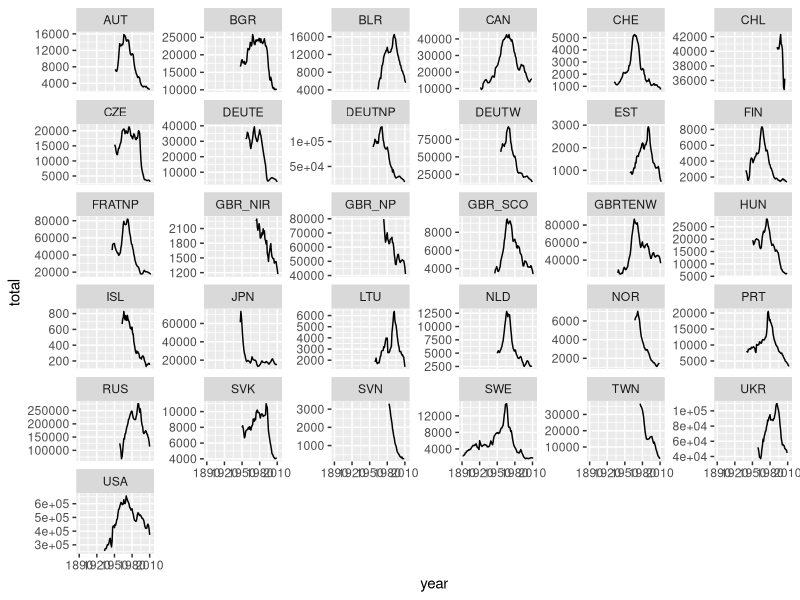
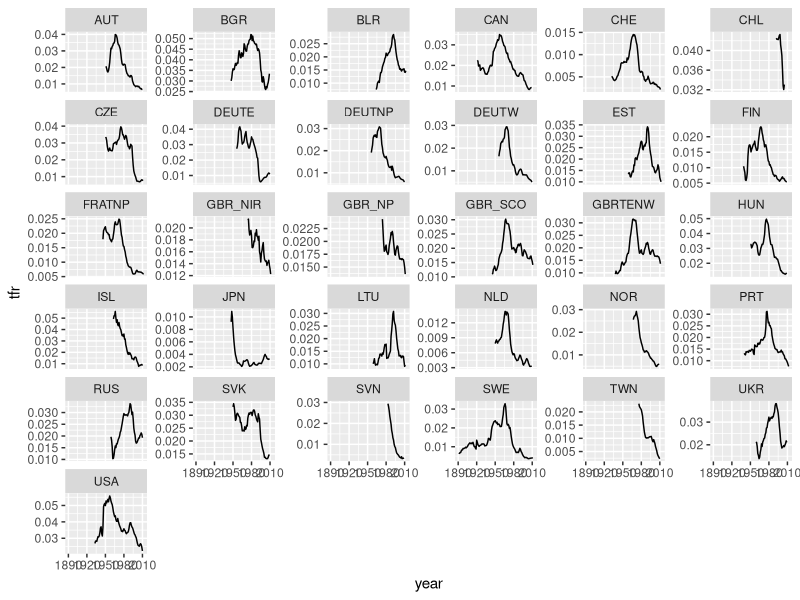
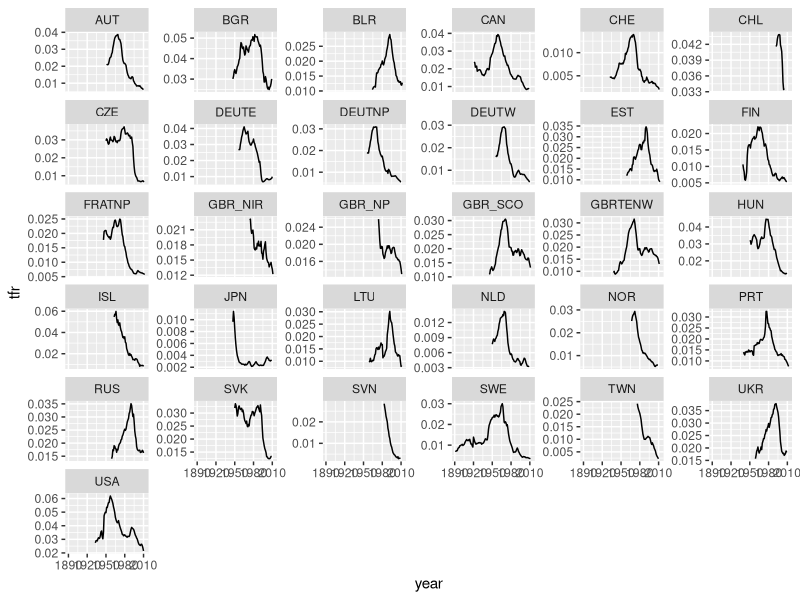
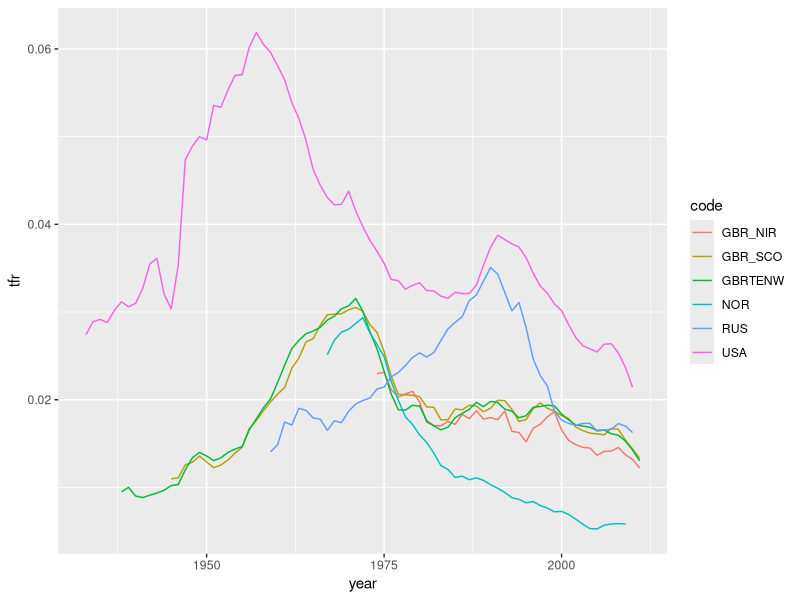
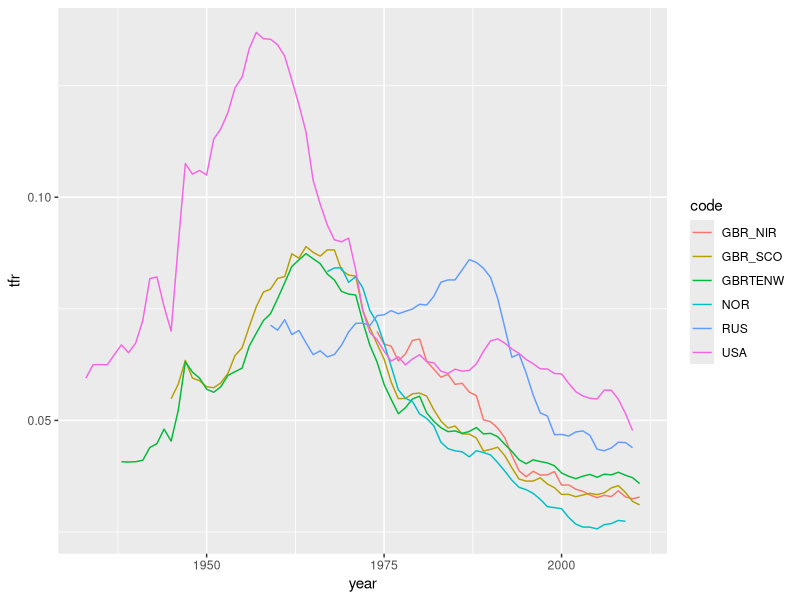

Write R code to recreate these figures, in order.

rm(list=ls())

require(readr)

require(plyr)
require(tidyr)
require(stringr)
require(dplyr)

require(ggplot2)
require(lattice)
require(latticeExtra)


require(scales)


dta <- read_csv("data/lexis_square_combined.csv")


# Look at teenage pregnancy trends in different countries 


# Total teenage pregnancies 
dta %>% 
  filter(age < 20) %>% 
  group_by(code, year) %>% 
  summarise(total = sum(total)) %>% 
  ggplot(., aes(x = year, y = total)) + 
  geom_line() + 
  facet_wrap(~code, scales = "free_y")

dta %>% 
  filter(age < 20) %>% 
  group_by(code, year) %>% 
  summarise(
    total = sum(total),
    exposure = sum(exposure)
    ) %>% 
  mutate(tfr = total / exposure) %>% 
  ggplot(., aes(x = year, y = tfr)) + 
  geom_line() + 
  facet_wrap(~code, scales = "free_y")


dta %>% 
  filter(age < 20) %>% 
  group_by(code, year) %>%   
  mutate(fr = total / exposure) %>% 
  summarise(
    tfr = mean(fr)
  ) %>% 
  ggplot(., aes(x = year, y = tfr)) + 
  geom_line() + 
  facet_wrap(~code, scales = "free_y")



# Some countries on same figure

dta %>% 
  filter(age < 20) %>% 
  filter(code %in% c("GBR_SCO", "GBRTENW", "GBR_NIR", "USA", "NOR", "USA", "RUS")) %>% 
  group_by(code, year) %>%   
  mutate(fr = total / exposure) %>% 
  summarise(
    tfr = mean(fr)
  ) %>% 
  ggplot(., aes(x = year, y = tfr, colour = code, group = code)) + 
  geom_line() 


dta %>% 
  filter(age < 25) %>% 
  filter(code %in% c("GBR_SCO", "GBRTENW", "GBR_NIR", "USA", "NOR", "USA", "RUS")) %>% 
  group_by(code, year) %>%   
  mutate(fr = total / exposure) %>% 
  summarise(
    tfr = mean(fr)
  ) %>% 
  ggplot(., aes(x = year, y = tfr, colour = code, group = code)) + 
  geom_line() 






  

  
